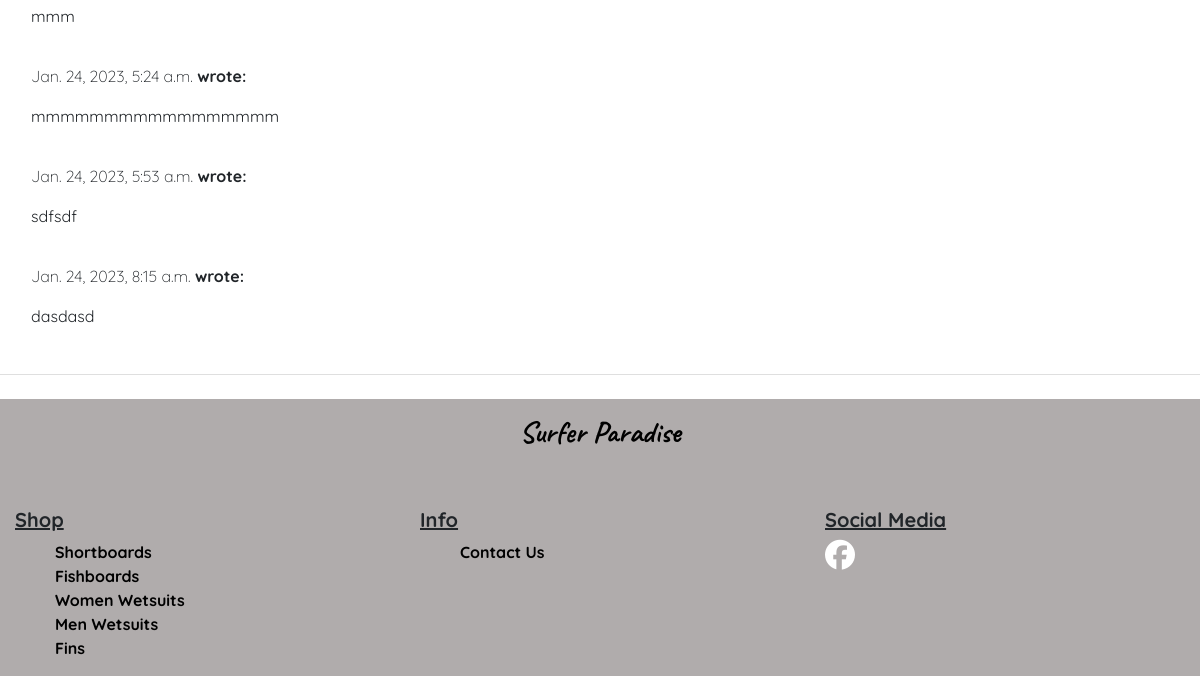
Page /products/184 (lower part) on the earlier database version.
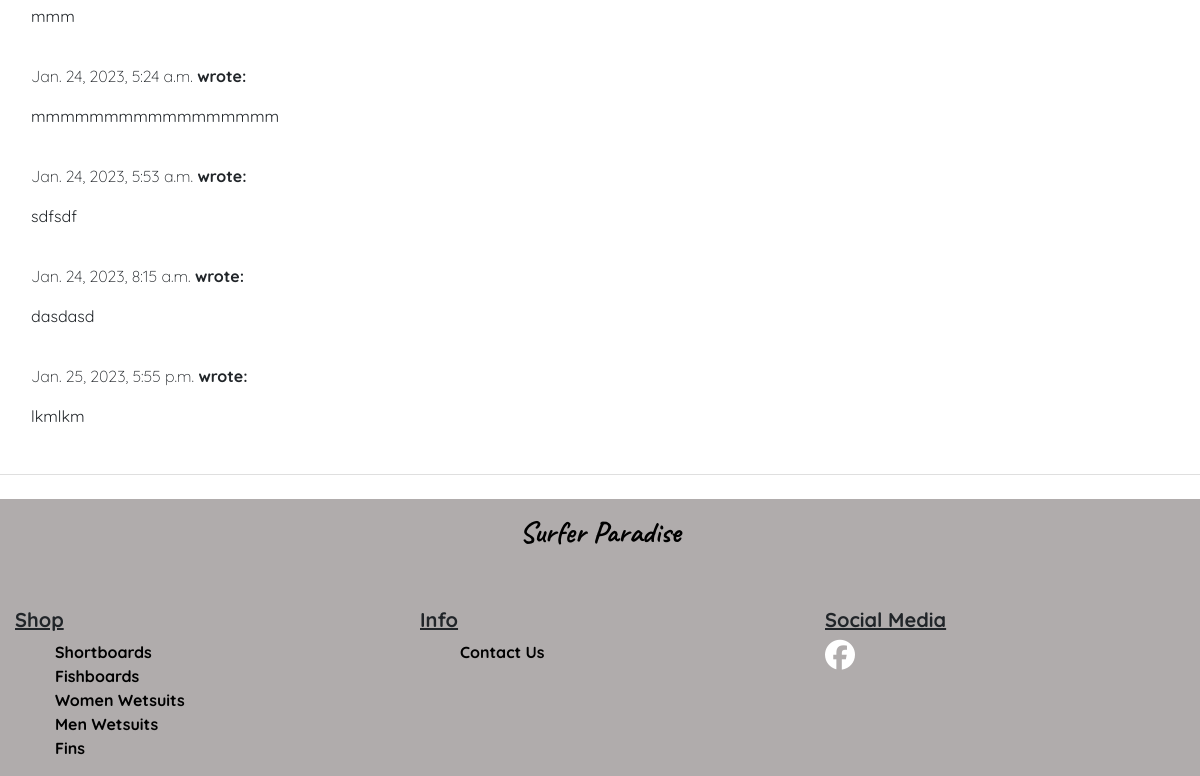
Same page on the later database version.
### products/models.py (models this page shows, shortened)
class Review(models.Model):
    product = models.ForeignKey(Product, related_name='reviews', on_delete=models.CASCADE,null=True, blank=True )
    email = models.EmailField(default="user")
    body = models.TextField()
    created_on = models.DateTimeField(auto_now_add=True)
    user = models.ForeignKey(
      User,on_delete=models.CASCADE,null=True, blank=True )
    class Meta:
        ordering = ["created_on"]

### products/views.py (the view)
# urls.py: path('<int:product_id>', views.product_detail, name='product_detail'),
def product_detail(request, product_id):
    product = get_object_or_404(Product, id=product_id)
    favorite = bool(product.favourites.filter(id=request.user.id))
    reviews = Review.objects.filter(product = product)
    return render(request, 'products/product_detail.html',
                  {'product':product, 'reviews': reviews})
    context = {
        'product': product,
        'favorite': favorite,
    }
    return render(request, 'products/product_detail.html', context)

### bag/contexts.py (called while the page is built, shortened)
def bag_contents(request):
    bag_items = []
    total = 0
    product_count = 0
    bag = request.session.get('bag', {})
    grand_total =  total
    context = {
        'bag_items': bag_items,
        'total': total,
        'product_count': product_count,
        'grand_total': grand_total,
    }
    return context

### products/templates/products/product_detail.html (shortened to what this page needs)
{% extends "base.html" %}
{% load crispy_forms_tags %}
{% load static %}
{% block content %}
{% block review %}
    <div class="row">
        <div class="col card mb-4  mt-3 ">
            <div class="card-body">
                {% for review in product.reviews.all %}
                <div class="review" style="padding: 10px;">
                    <p class="font-weight-bold">
                        <span class="font-weight-light">
                            {{ review.created_on }}
                        </span>  wrote:
                    </p>
                    {{ review.body | linebreaks }}
                </div>
                {% endfor %}
            </div>
        </div>
    </div>
{% endblock review %}
{% endblock %}

Differences in the rows shown:
added Review: created_on "Jan. 25, 2023, 5:55 p.m.", body "lkmlkm"
